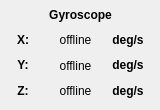
    <widget class="QWidget" name="GYRO_tab">
     <attribute name="title">
      <string>GYRO</string>
     </attribute>
     <widget class="QWidget" name="horizontalLayoutWidget_2">
      <property name="geometry">
       <rect>
        <x>0</x>
        <y>30</y>
        <width>151</width>
        <height>71</height>
       </rect>
      </property>
      <layout class="QHBoxLayout" name="horizontalLayout_3">
       <item>
        <layout class="QVBoxLayout" name="verticalLayout_8">
         <item>
          <widget class="QLabel" name="GYRO_X_label">
           <property name="text">
            <string>&lt;html&gt;&lt;head/&gt;&lt;body&gt;&lt;p align=&quot;center&quot;&gt;&lt;span style=&quot; font-weight:600;&quot;&gt;X:&lt;/span&gt;&lt;/p&gt;&lt;/body&gt;&lt;/html&gt;</string>
           </property>
           <property name="alignment">
            <set>Qt::AlignCenter</set>
           </property>
          </widget>
         </item>
         <item>
          <widget class="QLabel" name="GYRO_Y_label">
           <property name="text">
            <string>&lt;html&gt;&lt;head/&gt;&lt;body&gt;&lt;p align=&quot;center&quot;&gt;&lt;span style=&quot; font-weight:600;&quot;&gt;Y:&lt;/span&gt;&lt;/p&gt;&lt;/body&gt;&lt;/html&gt;</string>
           </property>
           <property name="alignment">
            <set>Qt::AlignCenter</set>
           </property>
          </widget>
         </item>
         <item>
          <widget class="QLabel" name="GYRO_Z_label">
           <property name="text">
            <string>&lt;html&gt;&lt;head/&gt;&lt;body&gt;&lt;p align=&quot;center&quot;&gt;&lt;span style=&quot; font-weight:600;&quot;&gt;Z:&lt;/span&gt;&lt;/p&gt;&lt;/body&gt;&lt;/html&gt;</string>
           </property>
           <property name="alignment">
            <set>Qt::AlignCenter</set>
           </property>
          </widget>
         </item>
        </layout>
       </item>
       <item>
        <layout class="QVBoxLayout" name="verticalLayout_9">
         <item>
          <widget class="QLabel" name="GYRO_X_text_label">
           <property name="text">
            <string>offline</string>
           </property>
           <property name="alignment">
            <set>Qt::AlignCenter</set>
           </property>
          </widget>
         </item>
         <item>
          <widget class="QLabel" name="GYRO_Y_text_label">
           <property name="text">
            <string>offline</string>
           </property>
           <property name="alignment">
            <set>Qt::AlignCenter</set>
           </property>
          </widget>
         </item>
         <item>
          <widget class="QLabel" name="GYRO_Z_text_label">
           <property name="text">
            <string>offline</string>
           </property>
           <property name="alignment">
            <set>Qt::AlignCenter</set>
           </property>
          </widget>
         </item>
        </layout>
       </item>
       <item>
        <layout class="QVBoxLayout" name="verticalLayout_10">
         <item>
          <widget class="QLabel" name="GYRO_X_Unit_label">
           <property name="text">
            <string>&lt;html&gt;&lt;head/&gt;&lt;body&gt;&lt;p&gt;&lt;span style=&quot; font-weight:600;&quot;&gt;deg/s&lt;/span&gt;&lt;/p&gt;&lt;/body&gt;&lt;/html&gt;</string>
           </property>
           <property name="alignment">
            <set>Qt::AlignCenter</set>
           </property>
          </widget>
         </item>
         <item>
          <widget class="QLabel" name="GYRO_Y_Unit_label">
           <property name="text">
            <string>&lt;html&gt;&lt;head/&gt;&lt;body&gt;&lt;p&gt;&lt;span style=&quot; font-weight:600;&quot;&gt;deg/s&lt;/span&gt;&lt;/p&gt;&lt;/body&gt;&lt;/html&gt;</string>
           </property>
           <property name="alignment">
            <set>Qt::AlignCenter</set>
           </property>
          </widget>
         </item>
         <item>
          <widget class="QLabel" name="GYRO_Z_Unit_label">
           <property name="text">
            <string>&lt;html&gt;&lt;head/&gt;&lt;body&gt;&lt;p&gt;&lt;span style=&quot; font-weight:600;&quot;&gt;deg/s&lt;/span&gt;&lt;/p&gt;&lt;/body&gt;&lt;/html&gt;</string>
           </property>
           <property name="alignment">
            <set>Qt::AlignCenter</set>
           </property>
          </widget>
         </item>
        </layout>
       </item>
      </layout>
     </widget>
     <widget class="QLabel" name="GYRO_label">
      <property name="geometry">
       <rect>
        <x>10</x>
        <y>0</y>
        <width>141</width>
        <height>31</height>
       </rect>
      </property>
      <property name="text">
       <string>&lt;html&gt;&lt;head/&gt;&lt;body&gt;&lt;p align=&quot;center&quot;&gt;&lt;span style=&quot; font-weight:600;&quot;&gt;Gyroscope&lt;/span&gt;&lt;/p&gt;&lt;/body&gt;&lt;/html&gt;</string>
      </property>
     </widget>
    </widget>
